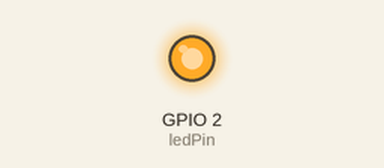
Bench run of a sketch on a simulated ESP32. On the bench: output pins drawn as LEDs (lit = HIGH).

Above: at 1.7 s.
At 6.07 s:
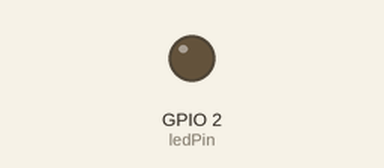
Timing chart, 0 to 6.4 s (numbered marks = the images above):
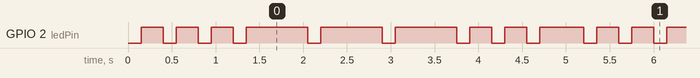

Measured:
- by itself, GPIO 2 (ledPin): repeats every 4.8 s: 2 × (LOW 0.15 s, HIGH 0.25 s), 3 × (LOW 0.15 s, HIGH 0.70 s), 2 × (LOW 0.15 s, HIGH 0.25 s), LOW 0.15 s, HIGH 0.50 s
- by itself, everything shown: repeats every 9.6 s, in 32 steps

The sketch:

SOS.ino
```cpp
// ESP32板载LED引脚定义
const int ledPin = 2;
// 修改后时序：延长长闪、缩短间隔，区分第一次代码
const unsigned long shortLight = 250;
const unsigned long longLight = 700;
const unsigned long gapOff = 150;
const unsigned long cycleStop = 2000;

unsigned long prevTime = 0;
bool ledState = LOW;
// 状态机：0=3短闪，1=3长闪，2=3短闪，3=整套结束停顿
int workStage = 0;
int flashCnt = 0;

void setup() {
  Serial.begin(115200);
  pinMode(ledPin, OUTPUT);
}

void loop() {
  unsigned long curTime = millis();
  // 判断当前是亮灯时长还是熄灭间隔
  unsigned long waitTime = ledState ? (workStage == 0 || workStage == 2 ? shortLight : longLight) : gapOff;

  if (curTime - prevTime >= waitTime) {
    prevTime = curTime;
    ledState = !ledState;
    digitalWrite(ledPin, ledState);

    // 熄灭时计数，切换阶段
    if (!ledState) {
      flashCnt++;
      if (flashCnt >= 3) {
        flashCnt = 0;
        workStage++;
        // 整套SOS完成，长停顿后重置
        if (workStage >= 3) {
          workStage = 0;
          prevTime = curTime + cycleStop;
        }
      }
    }
  }
}
```
